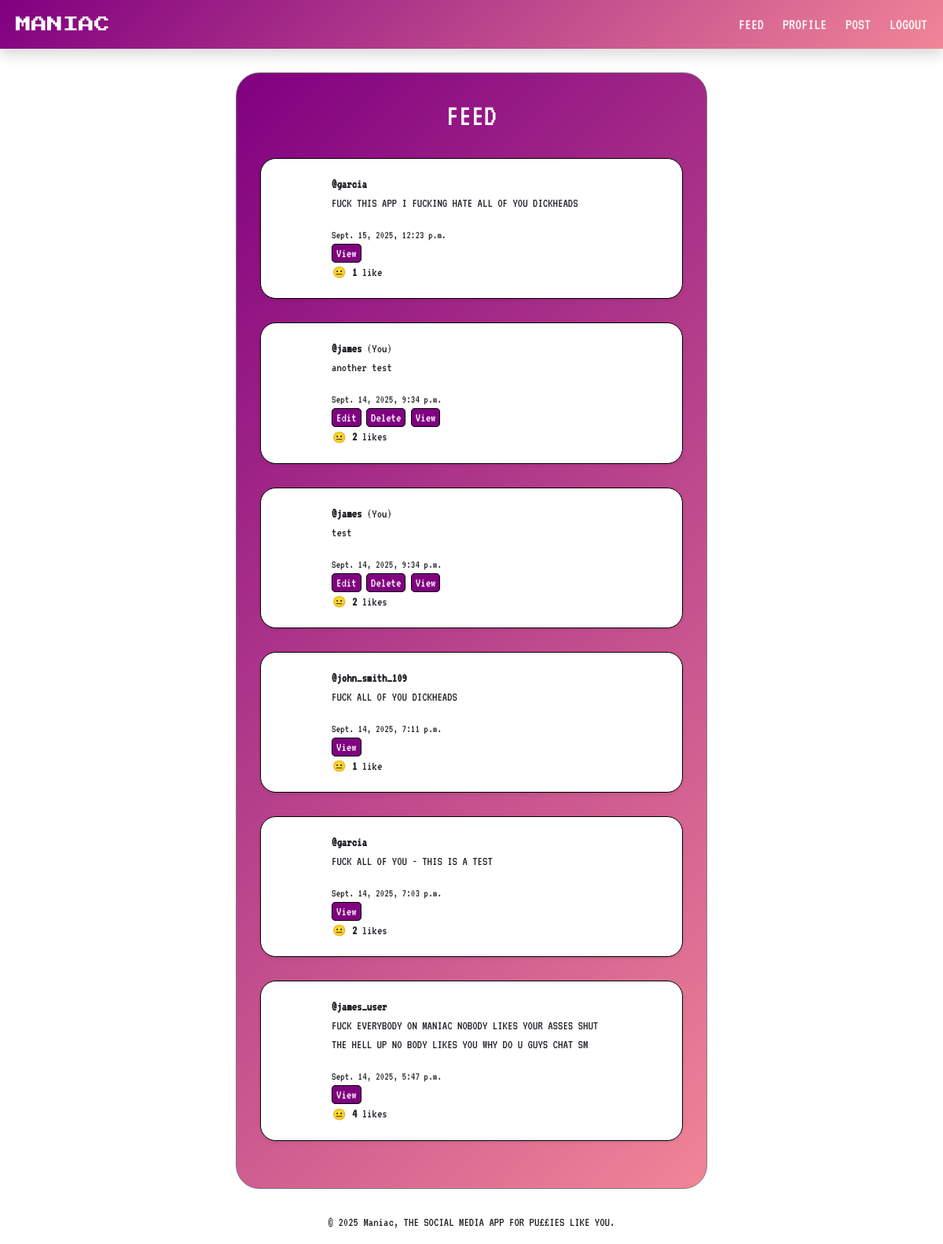
Screenshot of / (signed in) with the database file from the repository.
### core/models.py (models this page shows, shortened)
class Post(models.Model):
    author = models.ForeignKey(User, on_delete=models.CASCADE)
    content = models.TextField()
    created_at = models.DateTimeField(auto_now_add=True)
    likes = models.ManyToManyField(User, related_name='liked_posts', blank=True)
    def total_likes(self):
        return self.likes.count()

### core/views.py (the view)
# urls.py: path('', views.feed, name='feed'),
def feed(request):
    posts = Post.objects.all().order_by('-created_at')
    return render(request, 'core/feed.html', {'posts': posts})

### core/templates/core/feed.html (shortened to what this page needs)
{% extends "core/base.html" %}
{% block content %}
  <div class="container-feed-styling">
    <h1 class="font-for-text text-center text-white fs-1" style="font-size: 30px">FEED</h1>
    {% for post in posts %}
      <div class="container-post-styling font-for-text shadow-sm">
        <strong>@{{ post.author.username }}</strong>
        {% if post.author == user %}(You){% endif%}
        <p>{{ post.content }}</p>
        <small>{{ post.created_at }}</small>
        <div class="ms-auto">
          {% if post.author == user %}
              <a class="post-button" href="{% url 'edit_post' post.id %}">Edit</a>
              <a class="post-button" href="{% url 'delete_post' post.id %}">Delete</a>
              <a class="post-button" href="{% url 'view_post' post.id %}">View</a>
          {% else %}
              <a class="post-button" href="{% url 'view_post' post.id %}">View</a>
          {% endif %}
        </div>
        <form method="post" action="{% url 'like_post' post.id %}">
          <div class="d-flex flex-row">
            <div>
              {% if user in post.likes.all %}
                <button type="submit" class="btn btn-sm p-0">😂</button>
              {% else %}
                <button type="submit" class="btn btn-sm p-0">😐</button>
              {% endif %}
              <strong>{{ post.total_likes }}</strong>
              {% if post.total_likes == 1%} like {% else %} likes {% endif%}
            </div>
          </div>
        </form>
      </div>
    {% empty %}
      <p class="text-center font-for-text no-posts-text">No posts yet. Be the first to roast someone!</p>
    {% endfor %}
  </div>
{% endblock %}

### core/static/core/style.css (style rules this page uses)
.font-for-text { font-family: 'VT323'; }
.container-feed-styling { padding-block: 30px; margin-block: 30px; margin-inline: 300px; border: 1px solid gray; border-radius: 30px; background: linear-gradient(135deg, purple, rgb(241, 133, 151)); }
.container-post-styling { padding-block: 20px; padding-inline: 90px; margin-block: 30px; margin-inline: 30px; border: 1.5px solid black; border-radius: 20px; background-color: white; }
.post-button { text-decoration: none; color: white; background-color: purple; padding: 3px; padding-inline: 5px; border-radius: 5px; border: 1px black solid; }

### rows the page displays
Post: author.username "garcia", content "FUCK THIS APP I FUCKING HATE ALL OF YOU DICKHEADS", created_at "Sept. 15, 2025, 12:23 p.m.", shows "View", total_likes "1"
Post: author.username "james", shows "(You)", content "another test", created_at "Sept. 14, 2025, 9:34 p.m.", shows "Edit", total_likes "2"
Post: author.username "james", shows "(You)", content "test", created_at "Sept. 14, 2025, 9:34 p.m.", shows "Edit", total_likes "2"
Post: author.username "john_smith_109", content "FUCK ALL OF YOU DICKHEADS", created_at "Sept. 14, 2025, 7:11 p.m.", shows "View", total_likes "1"
Post: author.username "garcia", content "FUCK ALL OF YOU - THIS IS A TEST", created_at "Sept. 14, 2025, 7:03 p.m.", shows "View", total_likes "2"
Post: author.username "james_user", content "FUCK EVERYBODY ON MANIAC NOBODY LIKES YOUR ASSES SHUT THE HELL UP NO BODY LIKES YOU WHY DO U GUYS CHAT SM", created_at "Sept. 14, 2025, 5:47 p.m.", shows "View", total_likes "4"
